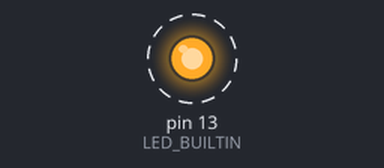
Bench run of a sketch on a simulated Arduino Uno, built with avr-gcc and run on an emulated ATmega328P. Parts: output pins drawn as LEDs (lit = HIGH). Dashed ring = blinking. What the sketch prints to the serial monitor is not drawn.

Above: at 0.2 s.
Timing chart, 0 to 3.0 s (numbered marks = the images above):
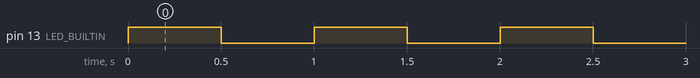

The sketch:

sketch-template.ino
```cpp
/*
 * XIAO Board Compilation Test Template
 *
 * This minimal sketch is used for basic syntax validation
 * during the Arduino CLI compilation verification process.
 *
 * Compatible with all XIAO board variants.
 */

void setup() {
    // Initialize serial communication
    // Note: Some boards may require different baud rates or configurations
    Serial.begin(115200);

    // Wait for serial connection (useful for boards with native USB)
    // Comment out for non-USB boards or production code
    while (!Serial) {
        ; // Wait for serial port to connect
    }

    // Initialize built-in LED (pin varies by board)
    // LED_BUILTIN is defined by the board core
    pinMode(LED_BUILTIN, OUTPUT);

    Serial.println("XIAO Board Test - Setup Complete");
}

void loop() {
    // Basic LED blink test
    digitalWrite(LED_BUILTIN, HIGH);
    delay(500);
    digitalWrite(LED_BUILTIN, LOW);
    delay(500);

    // Serial output test
    Serial.println("XIAO Board Test - Loop Running");
}
```

Measured:
- by itself, pin 13 (LED_BUILTIN): alternates HIGH for 0.50 s and LOW for 0.50 s
